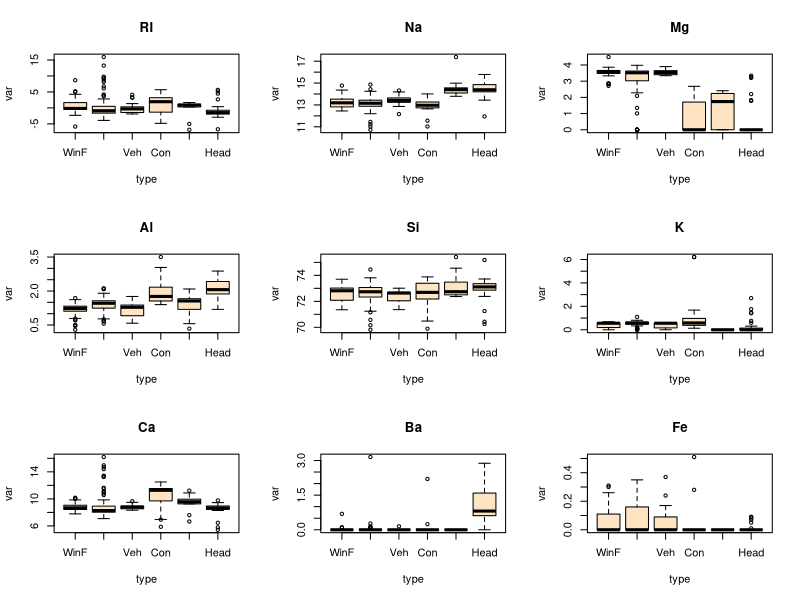
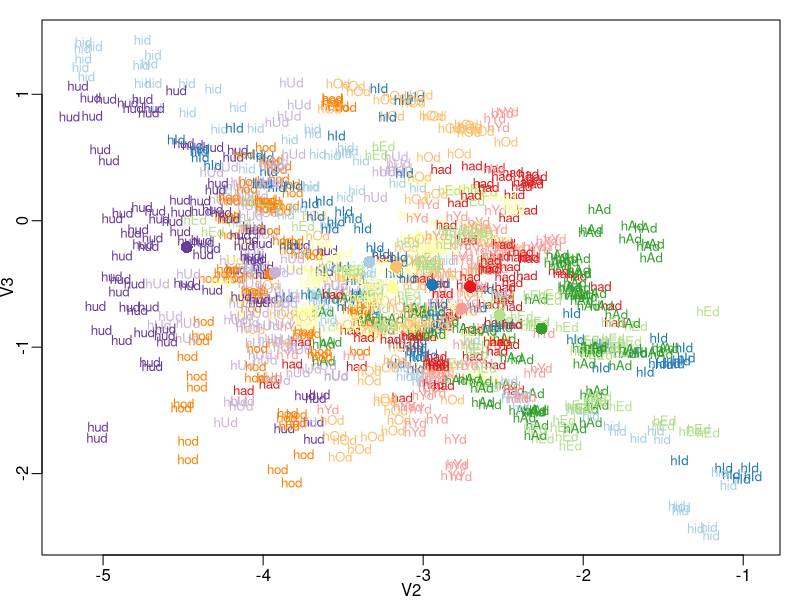
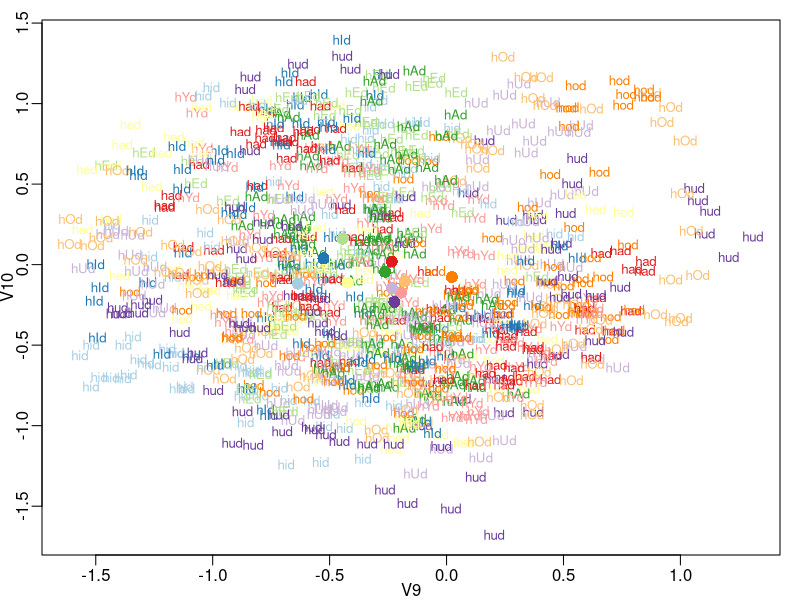

These figures' R source, in order:
## ---- chunk 1
library(MASS)
data (fgl)
## ---- chunk 2
summary(fgl)
attach(fgl)
## ---- chunk 3
par(mfrow=c(3,3))
my.glass.boxplot <- function (var) 
{ boxplot (var ~ type, data=fgl, col = "bisque"); title(deparse(substitute(var))) }

my.glass.boxplot (RI)
my.glass.boxplot (Na)
my.glass.boxplot (Mg)

my.glass.boxplot (Al)
my.glass.boxplot (Si)
my.glass.boxplot (K)

my.glass.boxplot (Ca)
my.glass.boxplot (Ba)
my.glass.boxplot (Fe)
## ---- chunk 4
data (HouseVotes84, package="mlbench") 
dim(HouseVotes84)
sum(complete.cases(HouseVotes84))
## ---- chunk 5
sort(round(100*apply(is.na(HouseVotes84), 2, mean),2), decreasing=TRUE)
## ---- chunk 6
HouseVotes84[2:17] <- lapply(HouseVotes84[2:17], function(x) {factor(x,levels = c(levels(x), "u"))})
HouseVotes84[is.na(HouseVotes84)] <- "u"
## ---- chunk 7
summary(HouseVotes84) 
## ---- chunk 8
data (Vowel, package="mlbench") 
dim(Vowel)
## ---- chunk 9
table (Vowel$Class)
## ---- chunk 10
summary(Vowel)
## ---- chunk 11
Vowel$V1 <- NULL
summary(Vowel)
## ---- chunk 12
## Plots data for vowels v1 and v2 together with class means
plot.vowels <- function (vdata, v1, v2)
{
  par(mfrow=c(1,1), mgp=c(1.25,.5,0), mar=c(2.25, 2.1, 1,1))
  
  plot(vdata[,v1], vdata[,v2], type="n", xlab=v1, ylab=v2)
  text(vdata[,v1], vdata[,v2], as.character(vdata$Class), col=mycols2[vdata$Class], cex=0.8)
  means <- apply(vdata[c(v1,v2)], 2, function(x) tapply(x, vdata$Class, mean, simplify=TRUE))
  points(means, col=mycols2, pch=16, cex=1.6)
}
## ---- chunk 13
library(RColorBrewer)

mycols2 <- brewer.pal(11, "Paired")
plot.vowels (Vowel,"V2","V3")
## ---- chunk 14
plot.vowels(Vowel, "V9","V10")
